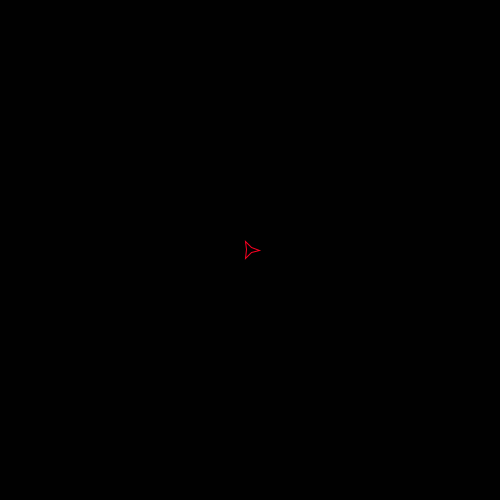
Frame 1 (no input)
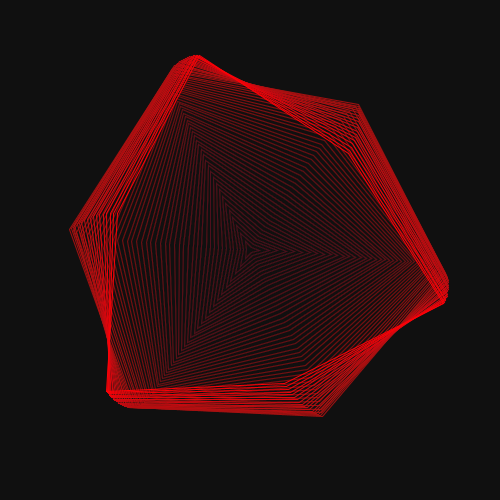
Frame 60 (the mouse pressed at the canvas centre just before this capture)
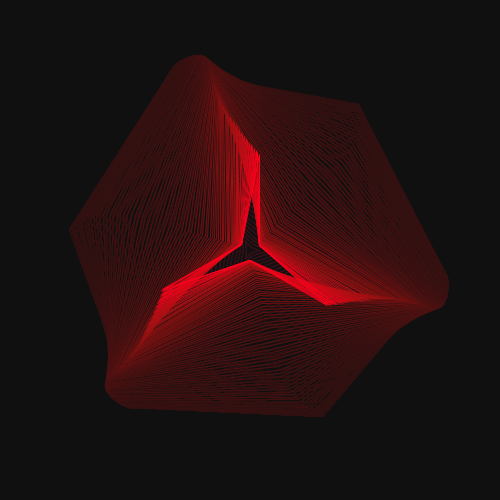
Frame 120 (the mouse held since frame 60 and released just before this capture)

The Processing sketch that drew these frames (run headless with seeded random() and noise(); from frame 60 on, the mouse is pressed at the canvas centre):

// Processing sketch: processing_169723
// ── processing_169723.pde


poin[] points;
variateur maxi;
variateur diff=new variateur(0.1,1.1,199);
variateur offset=new variateur(-0.0002,0.02,100);
variateur couleur=new variateur(0,255, 2100);
variateur fond=new variateur(0,50,2800);
float off=0;

void setup(){
  size(500,500);
  colorMode(HSB);noFill();
  maxi=new variateur((width/2)*0.2, width*0.45, 212);
  background(0);
  noStroke();
  points = new poin[0];
  for(int a=0;a<3;a++){
  new poin();
  }
}

void draw(){
  fill(fond.avance(),8); 
  noStroke();rect(0,0,width,height);noFill();
  stroke(couleur.avance(), 255,255);
  translate(width/2, height/2); 
  float angz = TWO_PI/points.length;
  off+=offset.avance();
  maxi.avance();diff.avance();
  beginShape();
  for(int a=0;a<points.length;a++){
    points[a].dessine(off+a*angz, angz/2);
  }
  endShape(CLOSE);
}

class poin{
  float t=0;
  poin(){
    points = (poin[]) append(points, this);
  }
  void dessine(float an, float an2){
    t=t+(maxi.getv()-t)*0.05;
    vertex(cos(an)*t, sin(an)*t);
    float t2=t*diff.getv();
    vertex(cos(an+an2)*t2, sin(an+an2)*t2);
  }
}

void mouseReleased(){
 new poin(); 
}

class variateur{ 
  float an,val,v;
  float min, max;
  variateur(float _min, float _max, int n){
    min=_min;max=_max;
    an=random(TWO_PI);
    v=TWO_PI/n;
  }
  float avance(){
    an+=v;
     val = map(cos(an),-1,1,min,max);
     if(random(100)<1){
       v=-v;
     }
     return val;
  }
  float getv(){
    return val;
  }
}
